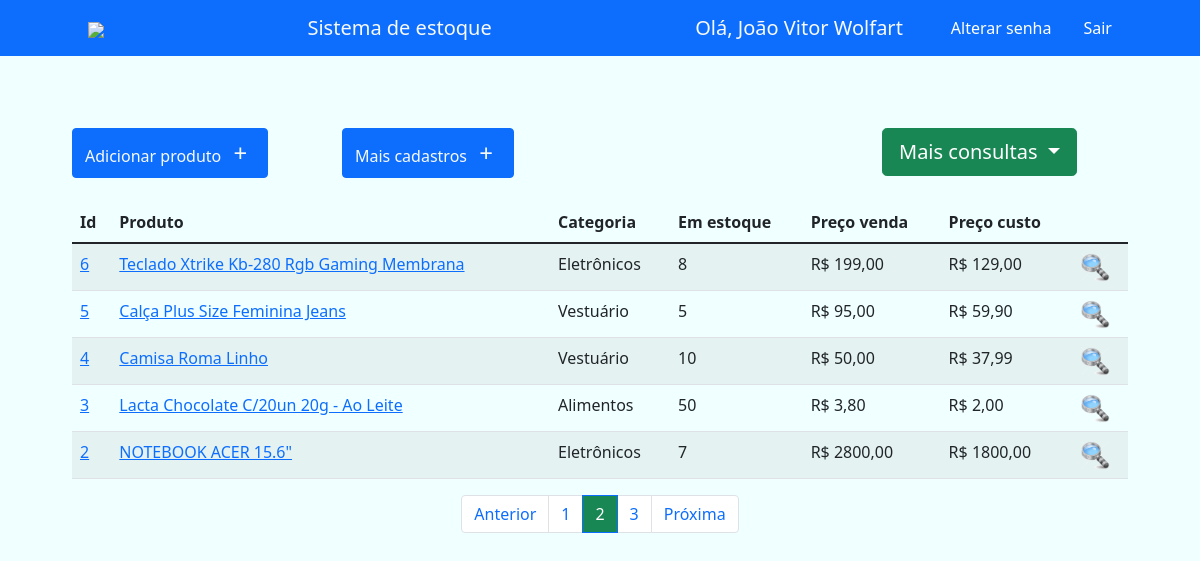
/home/?p=2 (signed in), run on an earlier commit of the app's database.
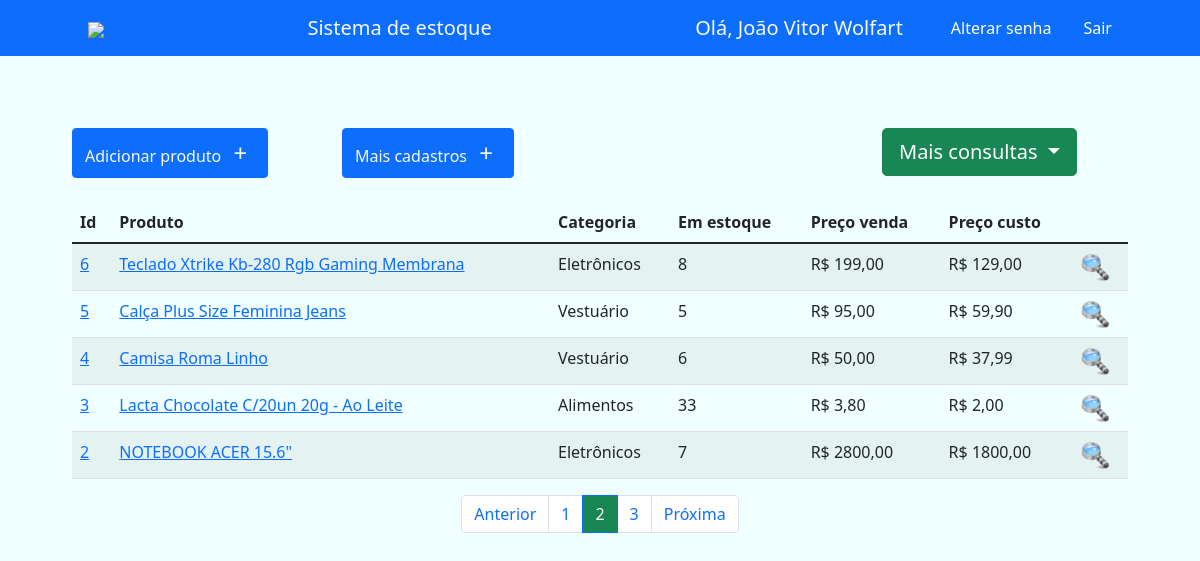
And on a later commit of the database.
### produtos/models.py (models this page shows, shortened)
class Produto(models.Model):
    produto = models.CharField(max_length=200)
    categoria = models.ForeignKey(Categoria, on_delete=models.DO_NOTHING)
    medida = models.ForeignKey(Medidas, on_delete=models.DO_NOTHING, blank=True, null=True)
    data_ultima_compra = models.DateField(blank=True, null=True)
    preco_ultima_compra = models.DecimalField(max_digits=7, decimal_places=2, blank=True, null=True)
    preco_venda = models.DecimalField(max_digits=7, decimal_places=2, blank=True, null=True)
    data_ultima_venda = models.DateField(blank=True, null=True)
    estoque = models.IntegerField(default=0)
    informacoes = models.TextField(blank=True, null=True)
    foto = models.ImageField(blank=True, upload_to='fotos')
    usuario = models.ForeignKey(User, on_delete=models.CASCADE, blank=True, null=True)
    ativo = models.BooleanField(default=True)

class Categoria(models.Model):
    categoria = models.CharField(max_length=100)
    def __str__(self):
        return self.categoria

### produtos/views.py (the view)
# urls.py: path('home/', views.index, name='home'),
@login_required(login_url='login')
def index(request):
    user = request.user
    produtos = Produto.objects.all().filter(
        ativo=True, usuario=user
    ).order_by('-id')
    paginator = Paginator(produtos, 5)
    page = request.GET.get('p')
    produtos = paginator.get_page(page)
    return render(request, 'paginas/index.html', {'produtos':produtos})

### produtos/templates/paginas/index.html (shortened to what this page needs)
{% extends 'base.html'%}
{% load static%}
{%block 'conteudo'%}
    <div class="row">
      <div class="col-md-3">
        <a href="{% url 'adicionar_produto'%}" class="btn btn-primary text-light my-4">Adicionar produto  <span class="fs-4 px-2">+</span></a>
      </div>
      <div class="col-md-3">
        <a href="{% url 'cadastros'%}" class="btn btn-primary text-light my-4">Mais cadastros  <span class="fs-4 px-2">+</span></a>
      </div>
      <div class="col-md-3">
      </div>
      <div class="col-md-3">
        <div class="dropdown">
          <button class="btn btn-lg btn-success dropdown-toggle my-4" type="button" id="dropdownMenuButton1" data-bs-toggle="dropdown" aria-expanded="false">
            Mais consultas
          </button>
        </div>
      </div>
    </div>
    <table class="table table-striped table-hover">
        <thead>
          <tr>
            <th scope="col">Id</th>
            <th scope="col">Produto</th>
            <th scope="col">Categoria</th>
            <th scope="col">Em estoque</th>
            <th scope="col">Preço venda</th>
            <th scope="col">Preço custo</th>
          </tr>
        </thead>
        <tbody>
          {% for p in produtos%}
          <tr>
              <td><a href="{% url 'detalhes' p.id %}">{{p.id}}</a></td>
              <td><a href="{% url 'detalhes' p.id %}">{{p.produto}}</a></td>
              <td>{{p.categoria}}</td>
              <td>{{p.estoque}}</td>
              <td>R$ {{p.preco_venda}}</td>
              {%if p.preco_ultima_compra%}
              <td>R$ {{p.preco_ultima_compra}}</td>
              {% else %}
              <td>Nenhuma compra realizada</td>
              {% endif %}
              <td><a href="{% url 'relatorio' p.id %}" title="Ver movimentação do produto"><img src="{% static 'img/lupa2.png'%}" style="max-width: 30px;"></a></td>
          </tr>
          {%endfor%}
        </tbody>
      </table>
      <nav aria-label="Page navigation example">
        <ul class="pagination justify-content-center">
          {%if produtos.has_previous%}
          <li class="page-item">
            <a class="page-link" href="?p={{produtos.previous_page_number}}">Anterior</a>
          </li>
          {%endif%}
          {%for pagina in produtos.paginator.page_range%}
          {%if produtos.number == pagina%}
            <li class="page-item active"><a class="page-link bg-success" href="?p={{pagina}}">{{pagina}}</a></li>
          {% else %}
            <li class="page-item"><a class="page-link" href="?p={{pagina}}">{{pagina}}</a></li>
          {%endif%}
          {%endfor%}
          {%if produtos.has_next%}
          <li class="page-item">
            <a class="page-link" href="?p={{produtos.next_page_number}}">Próxima</a>
          </li>
          {%endif%}
        </ul>
      </nav>
{%endblock%}

What changed in the data, as far as the page shows it:
changed Produto "Camisa Roma Linho": estoque "10" → "6"
changed Produto "Lacta Chocolate C/20un 20g - Ao Leite": estoque "50" → "33"
